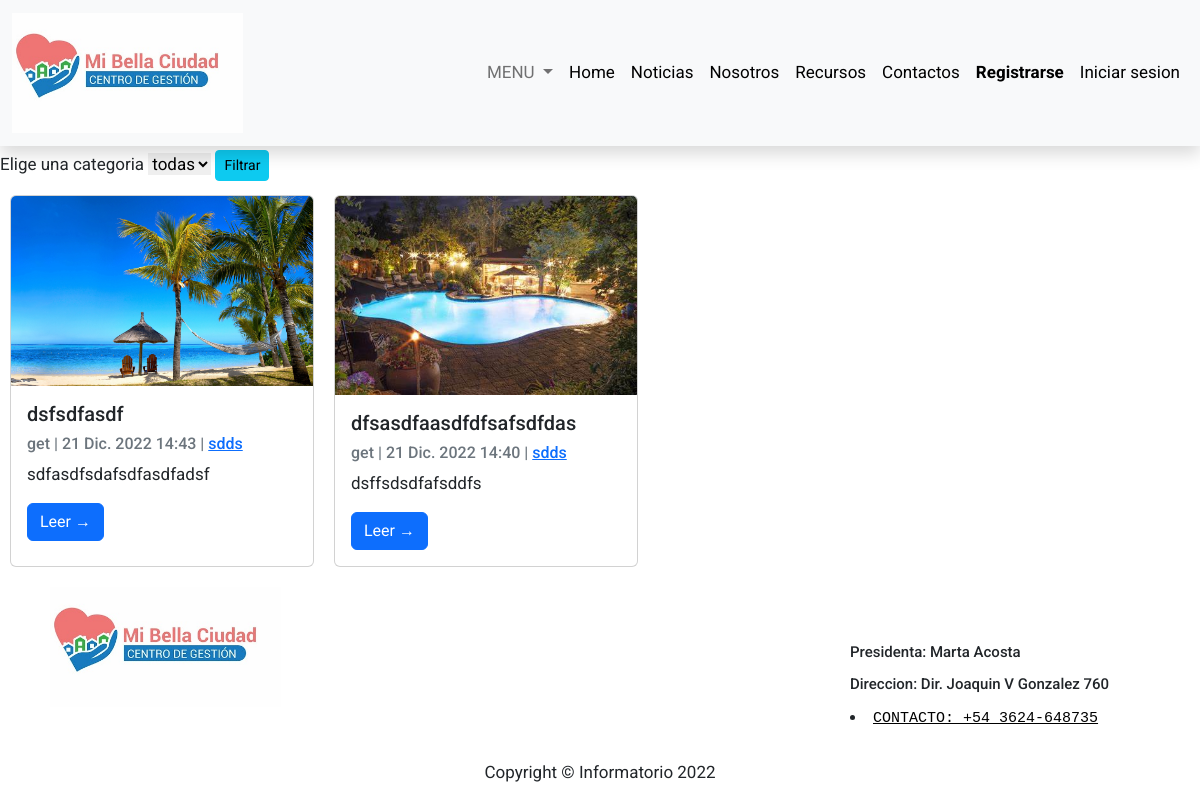
The page /Noticias/ on the database as committed earlier.
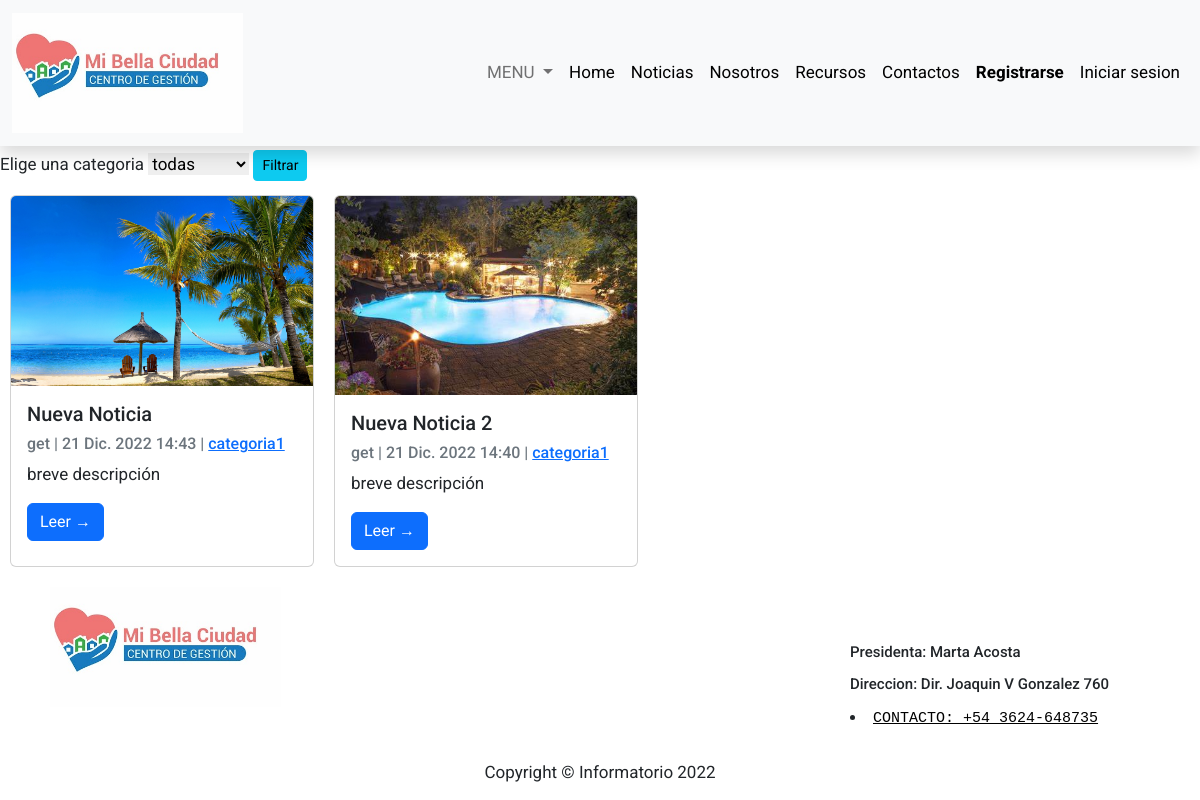
The same page on the database as committed later.
### blog/models.py (models this page shows, shortened)
class Publicación(models.Model):
    STATUS = (
        ('draft',"Draft"),
        ('publish',"Publish")
    )
    title = models.CharField(max_length=200)
    slug = models.SlugField(max_length=200, null=False, unique=True, unique_for_date='created_on')
    author = models.ForeignKey(User, on_delete= models.PROTECT, related_name='comment_pots')
    category = models.ForeignKey(Category, related_name='post',blank=False, null=False,default=Category, on_delete=models.SET_DEFAULT)
    excerpt = models.CharField(max_length=300, null=True)
    image = models.ImageField(upload_to='static/img/post_feature/', blank=True, null=True)
    content = models.TextField()
    created_on = models.DateTimeField(auto_now_add=True)
    updated_at = models.DateTimeField(auto_now=True)
    status = models.CharField(max_length=10, choices=STATUS, default='draft')
    class Meta:
        ordering = ['-created_on']

class Category(models.Model):
    name = models.CharField(max_length=150)# db_index = True
    slug = models.SlugField(max_length=150, unique=True)# db_index = True
    description = models.CharField(max_length=500, blank=True, null=True)
    created_at = models.DateTimeField(auto_now_add=True)#auto_now=True
    class Meta:
        unique_together = ('slug',)
        verbose_name_plural = "categories"
    def __str__(self):
        return self.name

### blog/views.py (the view)
# urls.py: path('Noticias/',views.NoticiasView,name="noticias_url"),
def NoticiasView(request):
    template_name = 'Noticias.html'
    category = Category.objects.all()
    Filter_Post = request.GET.get('PostFilter', None)
    if Filter_Post:
        listings = Publicación.objects.filter(category__name=Filter_Post, status='publish')
    elif Filter_Post == 'None':
        listings = Publicación.objects.filter(status='publish')
    else:
        listings = Publicación.objects.filter(status='publish')
    context = { 'category': category, 'listings':listings }
    return render(request, template_name, context)

### Templates/Noticias.html (shortened to what this page needs)
{% extends 'base.html' %}
{% load static %}
{% block content %}
<form method="GET" action="{% url 'noticias_url' %}">
    <label for="PostSelect">Elige una categoria</label>
    <select name="PostFilter">
      <option selected><button>todas</button></option>
    </select>
    <button type="submit" class="btn btn-info btn-sm mt-1 mb-1">Filtrar</button>
</form>
<div style="display: flex; flex-direction: row; flex-wrap: wrap">
  {% for post in listings %}
  <div class="card" style="width: 19rem; margin: 10px">
    <a href="{% url 'post_detail' post.slug %}"><img src="/{{post.image}}" class="card-img-top" alt="Card image cap"/> </a>
    <div class="card-body">
      <div style="display: flex; flex-direction: row">
        <h5 class="card-title">{{ post.title }}</h5>
      </div>
      <p class="card-text text-muted h6">{{ post.author }} | {{ post.created_on}} | <a href="{% url 'categorys_url' post.category.slug %}"> {{post.category}} </a></p>
        <p class="card-text">{{ post.excerpt }}</p>
        <a href="{% url 'post_detail' post.slug %}" class="btn btn-primary">Leer &rarr;</a>
    </div>
  </div>
  {% endfor %}
</div>
{% endblock content %}

Rows that differ between the two databases and show on the page:
changed Publicación: title "dsfsdfasdf" → "Nueva Noticia"; category "sdds" → "categoria1"; excerpt "sdfasdfsdafsdfasdfadsf" → "breve descripción"
changed Publicación: title "dfsasdfaasdfdfsafsdfdas" → "Nueva Noticia 2"; category "sdds" → "categoria1"; excerpt "dsffsdsdfafsddfs" → "breve descripción"
